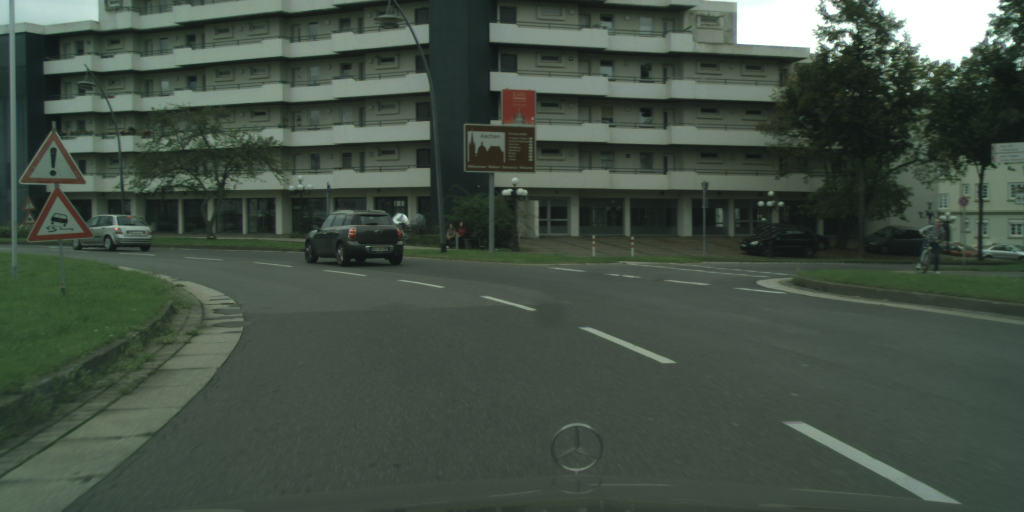
#> input picture tests/images/0.png, 2048 x 1024 px (shown at 1/2 size)
$ python -i temp.py   (imports and definitions only)
#> lines starting #> are read from the running program, lines starting #| are printed output that depends on the picture
#> further down, picture is the input picture: shape (1024, 2048, 3); mean B, G, R 68.1, 79.2, 66.9
from sphinx.augmentation import Builder
import xml.etree.ElementTree as ET
import cv2
import numpy as np

def equalizeHist(image):
    img_yuv = cv2.cvtColor(image, cv2.COLOR_BGR2YUV)
#> img_yuv: shape (1024, 2048, 3); mean of channels 0, 1, 2 74.3, 125.1, 121.6
    img_yuv[:, :, 0] = cv2.equalizeHist(img_yuv[:, :, 0])
#> img_yuv: shape (1024, 2048, 3); mean of channels 0, 1, 2 129.7, 125.1, 121.6
    img_rgb = cv2.cvtColor(img_yuv, cv2.COLOR_YUV2BGR)
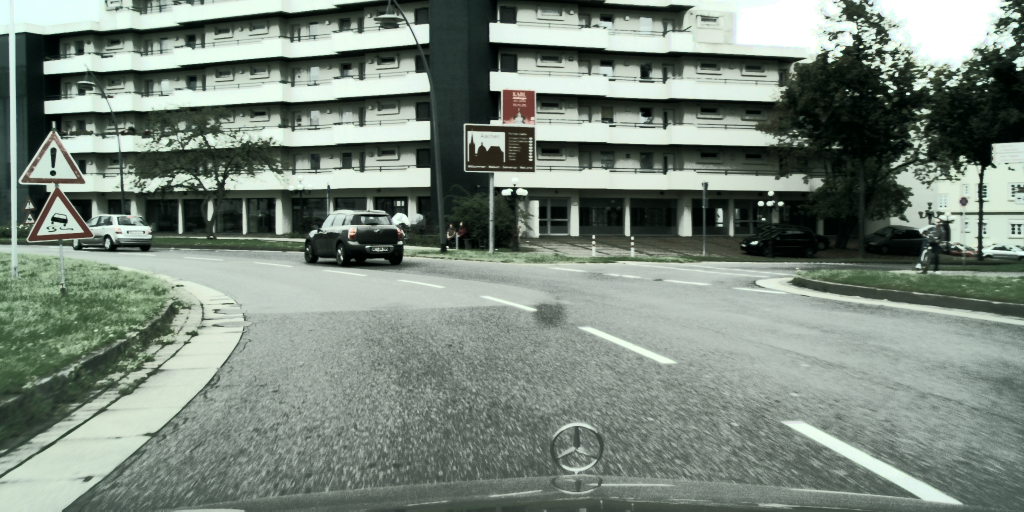
#> img_rgb: shape (1024, 2048, 3) (shown at 1/2 size); mean B, G, R 124, 134.5, 122.3
    return img_rgb

def apply_augmentation(image, mask, label, function):
    image = np.array(image, dtype=np.uint8)
    mask = np.array(mask, dtype=np.uint8)
    augmented_segment = function(image)
    image[mask == label] = augmented_segment[mask == label]
    return image

# [1 line that did not run here, left out]
# [1 line that did not run here, left out]
# [1 line not run here, left out]
# [2 lines that did not run here, left out]

# [6 lines that did not run here, left out]

# [2 lines not run here, left out]
# [1 line that did not run here, left out]
# [1 line that did not run here, left out]
# [1 line that did not run here, left out]
# [1 line that did not run here, left out]
# [2 lines not run here, left out]

>>> import cv2
>>> picture = cv2.imread('tests/images/0.png')
>>> result = equalizeHist(picture)

$ run again, on tests/images/03.png
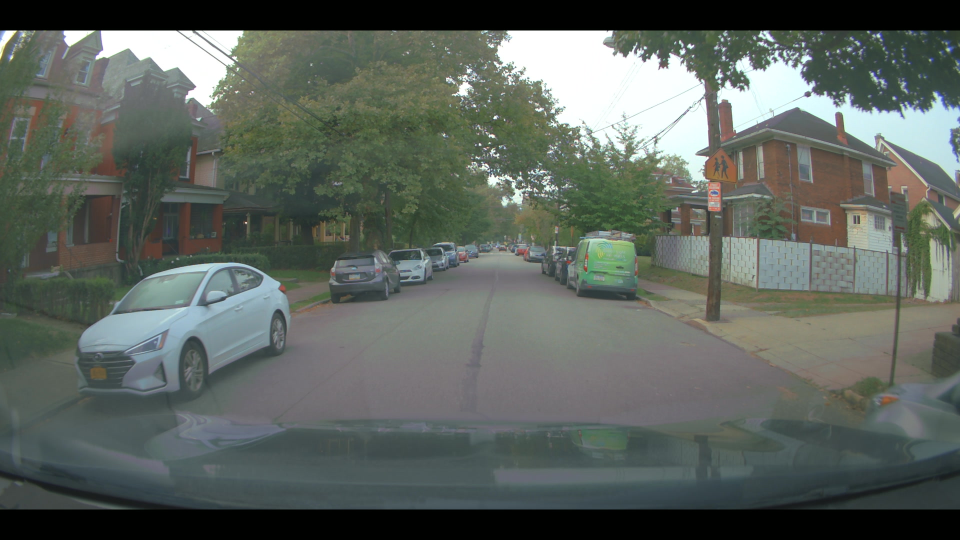
#> input picture tests/images/03.png, 1920 x 1080 px (shown at 1/2 size)
#> picture is the input picture: shape (1080, 1920, 3); mean B, G, R 94.3, 100.3, 93
#> in equalizeHist, `img_rgb = cv2.cvtColor(img_yuv, cv2.COLOR_YUV2BGR)`:
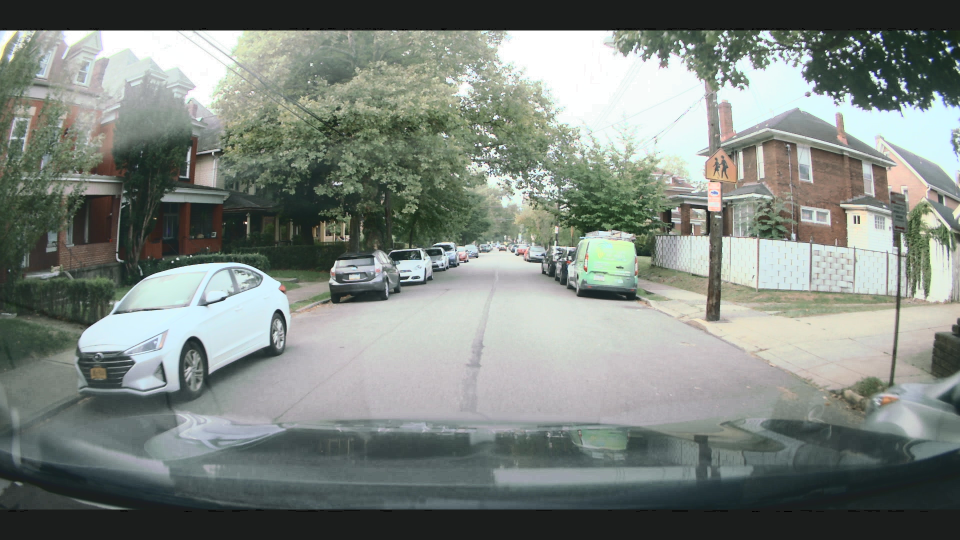
#> img_rgb: shape (1080, 1920, 3) (shown at 1/2 size); mean B, G, R 126.9, 132.9, 125.4

$ run again, on tests/images/05.png
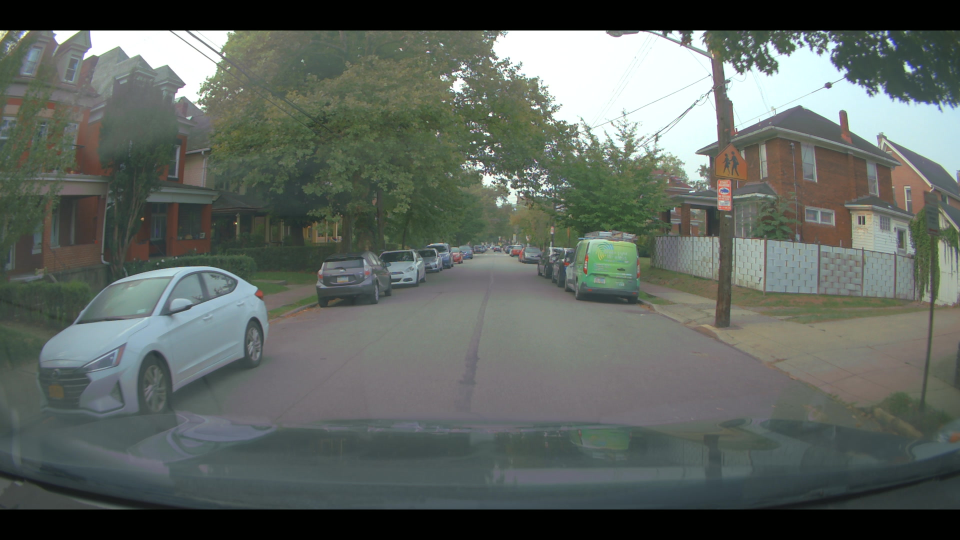
#> input picture tests/images/05.png, 1920 x 1080 px (shown at 1/2 size)
#> picture is the input picture: shape (1080, 1920, 3); mean B, G, R 96.3, 101.8, 94.8
#> in equalizeHist, `img_rgb = cv2.cvtColor(img_yuv, cv2.COLOR_YUV2BGR)`:
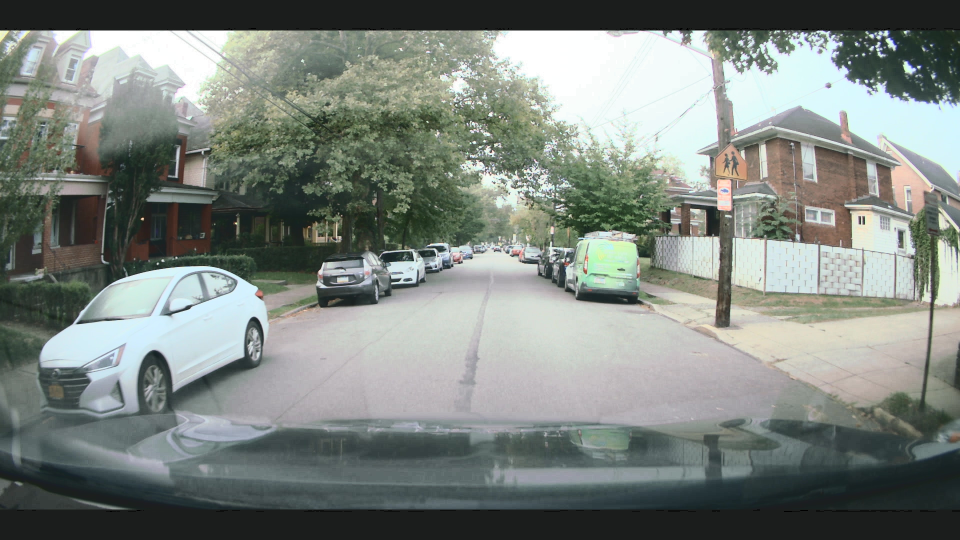
#> img_rgb: shape (1080, 1920, 3) (shown at 1/2 size); mean B, G, R 127.2, 132.7, 125.5
